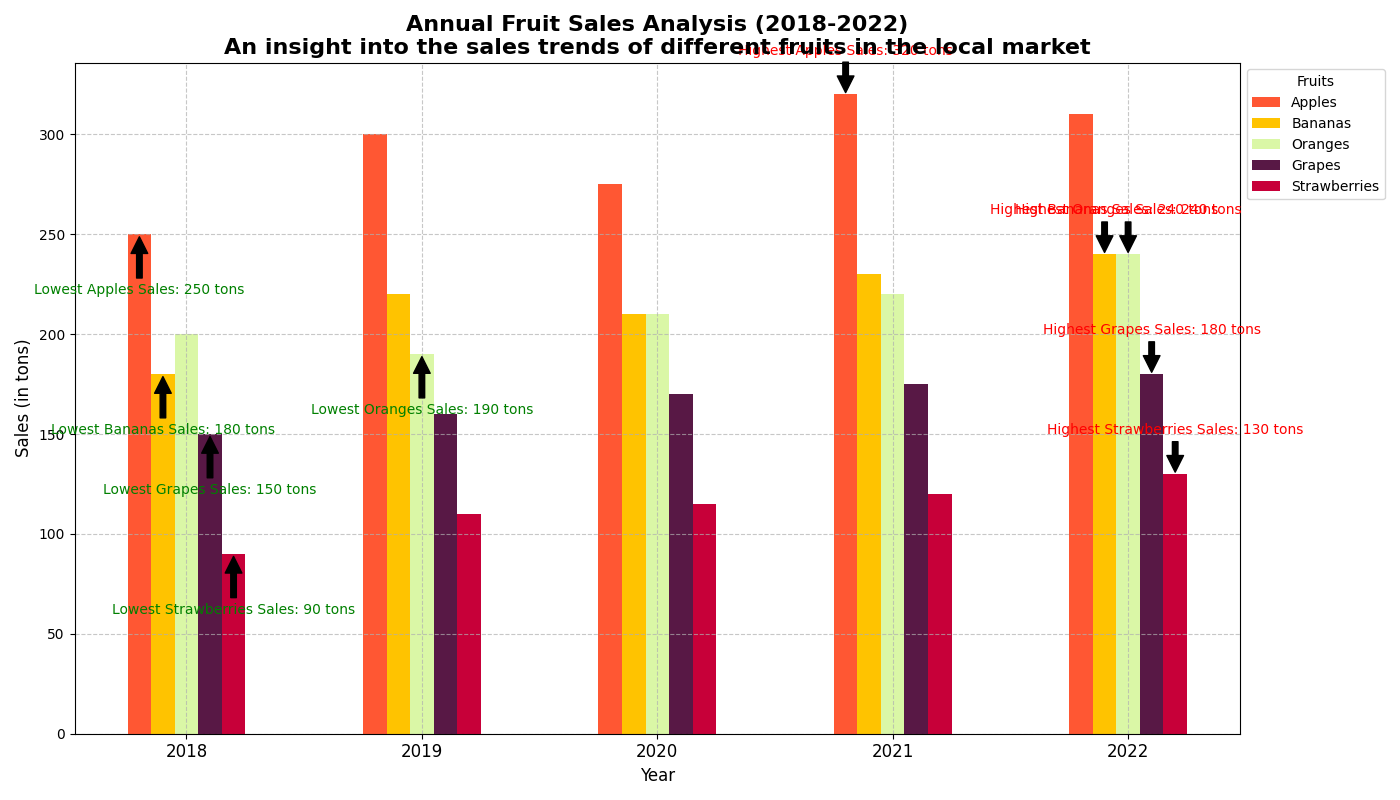

Reproduce this figure in Python.
import matplotlib.pyplot as plt
import numpy as np

# Backstory: An analysis of yearly fruit sales in a local market over the last five years.
# Title: "Annual Fruit Sales Analysis (2018-2022)"
# Subtitle: "An insight into the sales trends of different fruits in the local market"

# Define years and fruits
years = np.array(['2018', '2019', '2020', '2021', '2022'])
fruits = ["Apples", "Bananas", "Oranges", "Grapes", "Strawberries"]

# Sales data for each fruit over the years (in tons)
apple_sales = np.array([250, 300, 275, 320, 310])
banana_sales = np.array([180, 220, 210, 230, 240])
orange_sales = np.array([200, 190, 210, 220, 240])
grape_sales = np.array([150, 160, 170, 175, 180])
strawberry_sales = np.array([90, 110, 115, 120, 130])

# Colors for each fruit
colors = ['#FF5733', '#FFC300', '#DAF7A6', '#581845', '#C70039']

# Stack the sales data for easy bar plotting
sales_data = np.vstack([apple_sales, banana_sales, orange_sales, grape_sales, strawberry_sales])

# Create a figure and axis
fig, ax = plt.subplots(figsize=(14, 8))

# Define bar positions and width
bar_width = 0.1
x = np.arange(len(years))

# Plot each fruit's sales data as bar charts with an offset for each
for i, fruit in enumerate(fruits):
    ax.bar(x + i*bar_width, sales_data[i], width=bar_width, label=fruit, color=colors[i])

# Title and labels
ax.set_title("Annual Fruit Sales Analysis (2018-2022)\nAn insight into the sales trends of different fruits in the local market", fontsize=16, fontweight='bold')
ax.set_xlabel("Year", fontsize=12)
ax.set_ylabel("Sales (in tons)", fontsize=12)

# Customize x-axis with year labels
ax.set_xticks(x + bar_width * 2)
ax.set_xticklabels(years, fontsize=12)

# Add a legend
ax.legend(title='Fruits', fontsize=10, loc='upper left', bbox_to_anchor=(1, 1))

# Enable grid for better readability
ax.grid(True, linestyle='--', alpha=0.7)

# Annotate highest and lowest sales for each fruit
for i, fruit in enumerate(fruits):
    max_sales = sales_data[i].max()
    min_sales = sales_data[i].min()
    max_year = years[sales_data[i].argmax()]
    min_year = years[sales_data[i].argmin()]
    ax.annotate(f'Highest {fruit} Sales: {max_sales} tons', xy=(sales_data[i].argmax() + i*bar_width, max_sales), xytext=(sales_data[i].argmax() + i*bar_width, max_sales + 20),
                arrowprops=dict(facecolor='black', shrink=0.05), fontsize=10, ha='center', color='red')
    ax.annotate(f'Lowest {fruit} Sales: {min_sales} tons', xy=(sales_data[i].argmin() + i*bar_width, min_sales), xytext=(sales_data[i].argmin() + i*bar_width, min_sales - 30),
                arrowprops=dict(facecolor='black', shrink=0.05), fontsize=10, ha='center', color='green')

# Adjust the layout to prevent overlap
plt.tight_layout()

# Show the plot
plt.show()
